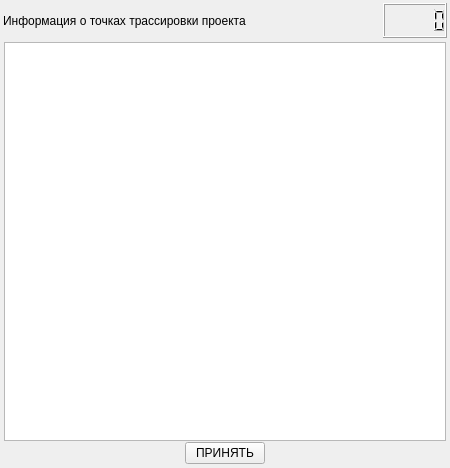
<?xml version="1.0" encoding="UTF-8"?>
<ui version="4.0">
 <class>trace_point_proc_dialog</class>
 <widget class="QWidget" name="trace_point_proc_dialog">
  <property name="geometry">
   <rect>
    <x>0</x>
    <y>0</y>
    <width>450</width>
    <height>468</height>
   </rect>
  </property>
  <property name="windowTitle">
   <string>Form</string>
  </property>
  <property name="windowOpacity">
   <double>1.000000000000000</double>
  </property>
  <layout class="QVBoxLayout" name="verticalLayout" stretch="0,1">
   <property name="spacing">
    <number>3</number>
   </property>
   <property name="leftMargin">
    <number>3</number>
   </property>
   <property name="topMargin">
    <number>3</number>
   </property>
   <property name="rightMargin">
    <number>3</number>
   </property>
   <property name="bottomMargin">
    <number>3</number>
   </property>
   <item>
    <layout class="QHBoxLayout" name="horizontalLayout" stretch="0,1,0">
     <item>
      <widget class="QLabel" name="label_title_dialog">
       <property name="text">
        <string>Информация о точках трассировки проекта</string>
       </property>
      </widget>
     </item>
     <item>
      <spacer name="horizontalSpacer">
       <property name="orientation">
        <enum>Qt::Horizontal</enum>
       </property>
       <property name="sizeHint" stdset="0">
        <size>
         <width>40</width>
         <height>20</height>
        </size>
       </property>
      </spacer>
     </item>
     <item>
      <widget class="QLCDNumber" name="lcdNumber">
       <property name="minimumSize">
        <size>
         <width>0</width>
         <height>35</height>
        </size>
       </property>
      </widget>
     </item>
    </layout>
   </item>
   <item>
    <widget class="QWidget" name="widget" native="true">
     <layout class="QVBoxLayout" name="verticalLayout_2" stretch="1,0">
      <property name="spacing">
       <number>1</number>
      </property>
      <property name="leftMargin">
       <number>1</number>
      </property>
      <property name="topMargin">
       <number>1</number>
      </property>
      <property name="rightMargin">
       <number>1</number>
      </property>
      <property name="bottomMargin">
       <number>1</number>
      </property>
      <item>
       <widget class="QListWidget" name="listWidget_points"/>
      </item>
      <item>
       <layout class="QHBoxLayout" name="horizontalLayout_2">
        <item>
         <spacer name="horizontalSpacer_3">
          <property name="orientation">
           <enum>Qt::Horizontal</enum>
          </property>
          <property name="sizeHint" stdset="0">
           <size>
            <width>40</width>
            <height>20</height>
           </size>
          </property>
         </spacer>
        </item>
        <item>
         <widget class="QPushButton" name="pushButton_accept">
          <property name="text">
           <string>ПРИНЯТЬ</string>
          </property>
         </widget>
        </item>
        <item>
         <spacer name="horizontalSpacer_2">
          <property name="orientation">
           <enum>Qt::Horizontal</enum>
          </property>
          <property name="sizeHint" stdset="0">
           <size>
            <width>40</width>
            <height>20</height>
           </size>
          </property>
         </spacer>
        </item>
       </layout>
      </item>
     </layout>
    </widget>
   </item>
  </layout>
 </widget>
 <resources/>
 <connections/>
</ui>
